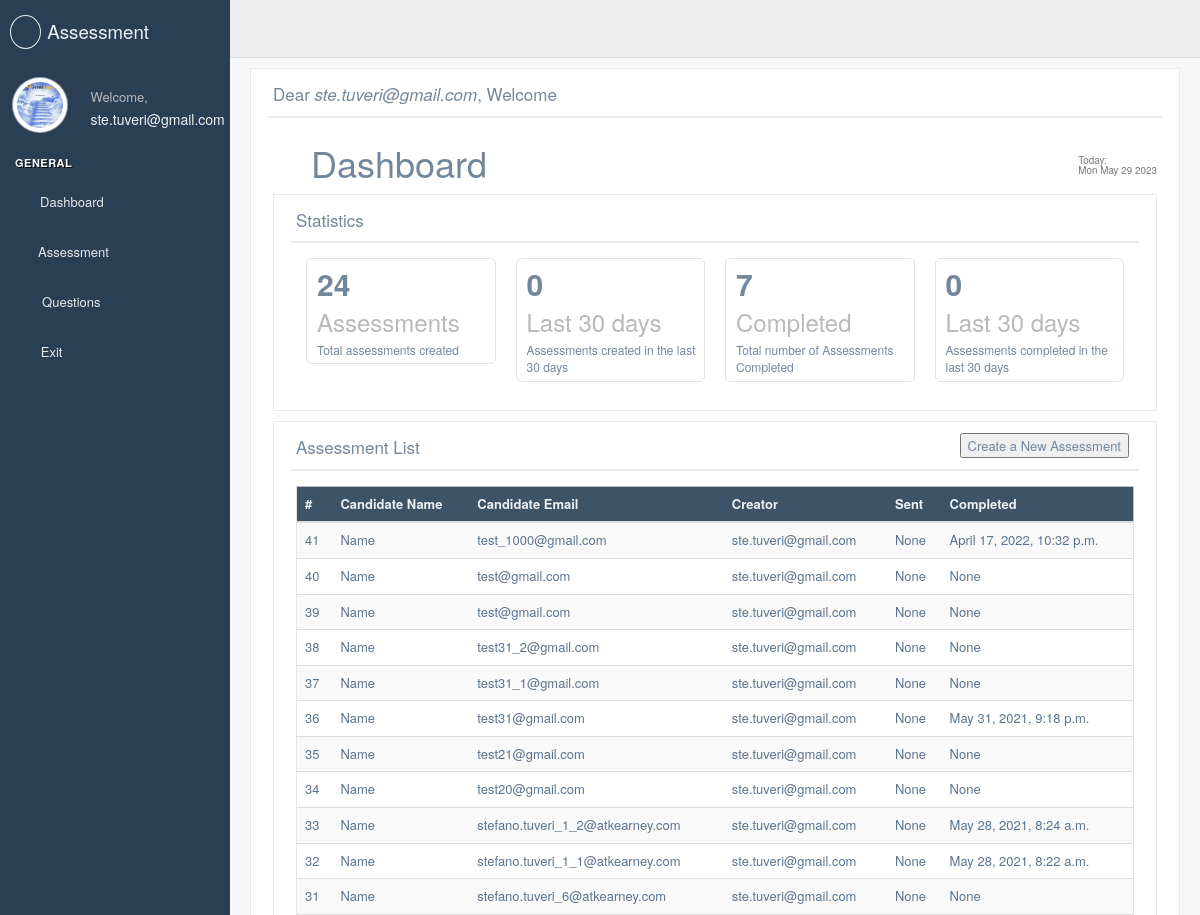
Before: /assessment/director/dashboard (signed in, upper part) with the older database file.
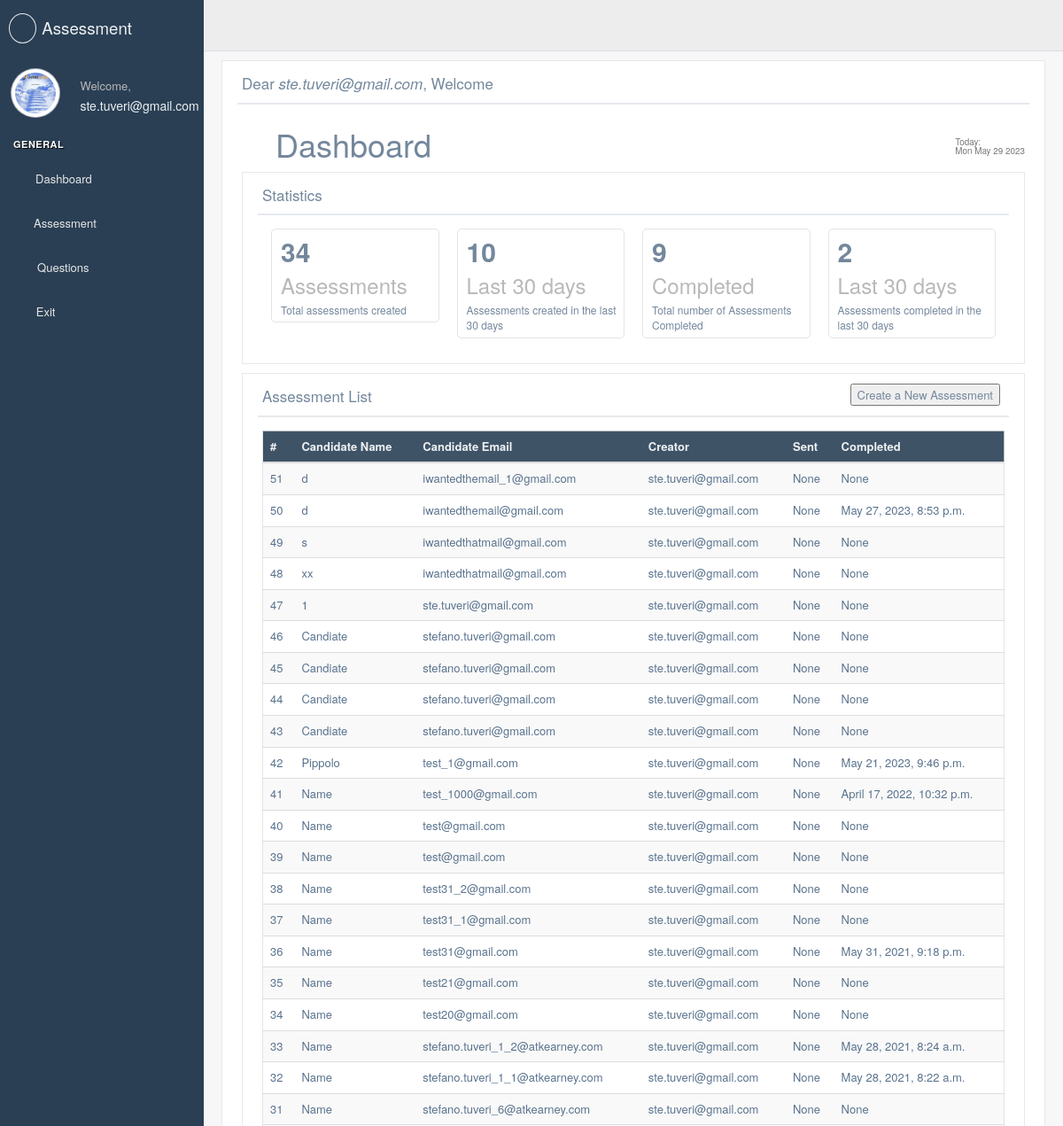
After: the same page with the newer database file.
### assessment/models.py (models this page shows, shortened)
class Assessment(models.Model):
    YES_NO = ( ('Yes', 'Yes'), ('No', 'No'),)
    assessment_name = models.CharField(max_length=20, blank=True, null=True, unique=True)
    candidate_name = models.CharField(max_length=20, blank=True, null=True)
    candidate_surname = models.CharField(max_length=20, blank=True, null=True)
    candidate_email = models.EmailField(max_length=254, null=True, blank=True)
    slug = models.SlugField(max_length=40,null=True, blank=True)
    token = models.CharField(max_length=256, null=True, blank=True)
    creator_email = models.EmailField(max_length=254, null=True, blank=True)
    date_creation = models.DateTimeField(blank=True, null=True,)
    date_sent = models.DateTimeField(blank=True, null=True,)
    date_first_opened = models.DateTimeField(blank=True, null=True,)
    date_complete = models.DateTimeField(blank=True, null=True,)
    questions_selected = models.ManyToManyField(Question,null=True,blank=True)
    time_to_complete = models.IntegerField(blank=True, null=True)
    completed = models.CharField(max_length=3, blank=True, null=True, choices=YES_NO, default='No')
    answers = models.JSONField(blank=True, null=True)
    score = models.DecimalField(blank=True, null=True, max_digits=5, decimal_places=2)

### assessment/views.py (the view)
# urls.py: path("director/dashboard", DashboardView.as_view(template_name='assessment/director/dashboard.html'),
@method_decorator(login_required, name='dispatch')
class DashboardView(ListView):
    model = Assessment
    template_name = 'assessment/assessment.html'
    context_object_name = 'assessment_view'
    ordering = ['-pk']
    def get_context_data(self, **kwargs):
        context = super().get_context_data(**kwargs)
        context['questions'] = Question.objects.all()
        context['tot_number_of_assessment'] = len(Assessment.objects.all())
        context['assessment_created_30_days'] = len(Assessment.objects.filter(date_creation__range=[
                            datetime.datetime.now() - datetime.timedelta(30),
                            datetime.datetime.now()]))
        context['assessment_completed'] = len(Assessment.objects.exclude(date_complete = None))
        context['assessment_completed_30_days'] = len(Assessment.objects.filter(date_creation__range=[
                                             datetime.datetime.now() - datetime.timedelta(30),
                                             datetime.datetime.now()]).exclude(date_complete = None))
        return context

### assessment/templates/assessment/director/dashboard.html (shortened to what the changed rows need)
{% extends "base_custom.html" %}
{% load crispy_forms_tags %}
{% load static %}
{% block stylesheets %}
  {{ block.super }}
    <link rel="stylesheet" href="/static/build/css/cards.css">
{% endblock stylesheets %}
{% block content %}
  <div class="right_col" role="main">
    <div class="">
      <div class="row">
        <div class="col-md-12">
          <div class="x_panel">
            <div class="x_title">
                <h2>Dear <i>{{ user }}</i>, Welcome </h2>
            </div>
            <div class="x_content">
                <form method="get" action="{% url 'assessment_create_view' %}">
                    <section class="">
                        <div class="row">
                          <div class="col-xs-12">
                            <h1>
                                <i class="fas fa-tachometer-alt"></i> Dashboard
                                <small class="pull-right"><small><small>
                                    </small></small>
                                </small>
                            </h1>
                          </div>
                        </div>
                        <div class="row">
                            <div class="col-md-12 col-sm-12 col-xs-12">
                              <div class="x_panel">
                                <div class="x_title">
                                  <h2>Statistics </h2>
                                </div>
                                <div class="x_content">
                                    <div class="animated flipInY col-lg-3 col-md-3 col-sm-6 col-xs-12">
                                      <div class="tile-stats">
                                        <div style="padding-left:0px" class="col-md-12">
                                        <div style="padding-left:0px" class="col-md-9">
                                        <div class="count" style="font-size:30px;">
                                          {{ tot_number_of_assessment }}
                                        </div>
                                        </div>
                                        </div>
                                      </div>
                                    </div>
                                    <div class="animated flipInY col-lg-3 col-md-3 col-sm-6 col-xs-12">
                                      <div class="tile-stats">
                                        <div style="padding-left:0px" class="col-md-12">
                                        <div style="padding-left:0px" class="col-md-9">
                                        <div class="count" style="font-size:30px;"> {{ assessment_created_30_days }}</div>
                                        </div>
                                        </div>
                                      </div>
                                    </div>
                                    <div class="animated flipInY col-lg-3 col-md-3 col-sm-6 col-xs-12">
                                      <div class="tile-stats">
                                        <div style="padding-left:0px" class="col-md-12">
                                        <div style="padding-left:0px" class="col-md-9">
                                        <div class="count" style="font-size:30px;">{{ assessment_completed }}</div>
                                        </div>
                                        </div>
                                      </div>
                                    </div>
                                    <div class="animated flipInY col-lg-3 col-md-3 col-sm-6 col-xs-12">
                                      <div class="tile-stats">
                                        <div style="padding-left:0px" class="col-md-12">
                                        <div style="padding-left:0px" class="col-md-9">
                                        <div class="count" style="font-size:30px;">{{ assessment_completed_30_days }}</div>
                                        </div>
                                        </div>
                                      </div>
                                    </div>
                                </div>
                              </div>
                            </div>
                          </div>
                        <div class="row">
                            <div class="col-md-12 col-sm-12 col-xs-12">
                              <div class="x_panel">
                                <div class="x_title">
                                  <h2>Assessment List <small>List of All the Approved Questions for Online Assessment</small></h2>
                                </div>
                                <div class="x_content">
                                  <div class="table-responsive">
                                    <table class="table table-striped jambo_table bulk_action">
                                      <thead>
                                        <tr class="headings">
                                            <th class="column-title">#</th>
                                            <th class="column-title">Candidate Name</th>
                                            <th class="column-title">Candidate Email</th>
                                            <th class="column-title">Creator</th>
                                            <th class="column-title">Sent</th>
                                            <th class="column-title">Completed</th>
                                        </tr>
                                      </thead>
                                      <tbody>
                                        {% for a in object_list %}
                                        <tr class="even pointer">
                                          <td class=" "><a href="{% url 'assessment_detail_view' a.pk %}"> {{ a.pk }} </a> </td>
                                          <td class=" "><a href="{% url 'assessment_detail_view' a.pk %}">{{ a.candidate_name }}</a> </td>
                                          <td class=" "><a href="{% url 'assessment_detail_view' a.pk %}">{{ a.candidate_email }}</a> </td>
                                          <td class=" "><a href="{% url 'assessment_detail_view' a.pk %}">{{ a.creator_email }}</a> </td>
                                          <td class=" "><a href="{% url 'assessment_detail_view' a.pk %}">{{ a.date_sent }}</a> </td>
                                          <td class=" "><a href="{% url 'assessment_detail_view' a.pk %}">{{ a.date_complete }}</a> </td>
                                        </tr>
                                        {% endfor %}
                                      </tbody>
                                    </table>
                                  </div>
                                </div>
                              </div>
                            </div>
                          </div>
                    </section>
                </form>
            </div>
          </div>
        </div>
      </div>
    </div>
  </div>
{% endblock content %}

Changed rows visible on the page:
added Assessment: pk "51", candidate_name "d", candidate_email "iwantedthemail_1@gmail.com", creator_email "ste.tuveri@gmail.com", date_sent "None", date_complete "None"
added Assessment: pk "50", candidate_name "d", candidate_email "iwantedthemail@gmail.com", creator_email "ste.tuveri@gmail.com", date_sent "None", date_complete "May 27, 2023, 8:53 p.m."
added Assessment: pk "49", candidate_name "s", candidate_email "iwantedthatmail@gmail.com", creator_email "ste.tuveri@gmail.com", date_sent "None", date_complete "None"
added Assessment: pk "48", candidate_name "xx", candidate_email "iwantedthatmail@gmail.com", creator_email "ste.tuveri@gmail.com", date_sent "None", date_complete "None"
added Assessment: pk "47", candidate_name "1", candidate_email "ste.tuveri@gmail.com", creator_email "ste.tuveri@gmail.com", date_sent "None", date_complete "None"
added Assessment: pk "46", candidate_name "Candiate", candidate_email "stefano.tuveri@gmail.com", creator_email "ste.tuveri@gmail.com", date_sent "None", date_complete "None"
added Assessment: pk "45", candidate_name "Candiate", candidate_email "stefano.tuveri@gmail.com", creator_email "ste.tuveri@gmail.com", date_sent "None", date_complete "None"
added Assessment: pk "44", candidate_name "Candiate", candidate_email "stefano.tuveri@gmail.com", creator_email "ste.tuveri@gmail.com", date_sent "None", date_complete "None"
added Assessment: pk "43", candidate_name "Candiate", candidate_email "stefano.tuveri@gmail.com", creator_email "ste.tuveri@gmail.com", date_sent "None", date_complete "None"
added Assessment: pk "42", candidate_name "Pippolo", candidate_email "test_1@gmail.com", creator_email "ste.tuveri@gmail.com", date_sent "None", date_complete "May 21, 2023, 9:46 p.m."
Other visible differences:
{{ tot_number_of_assessment }}: "24" → "34"
{{ assessment_created_30_days }}: "0" → "10"
{{ assessment_completed }}: "7" → "9"
{{ assessment_completed_30_days }}: "0" → "2"
